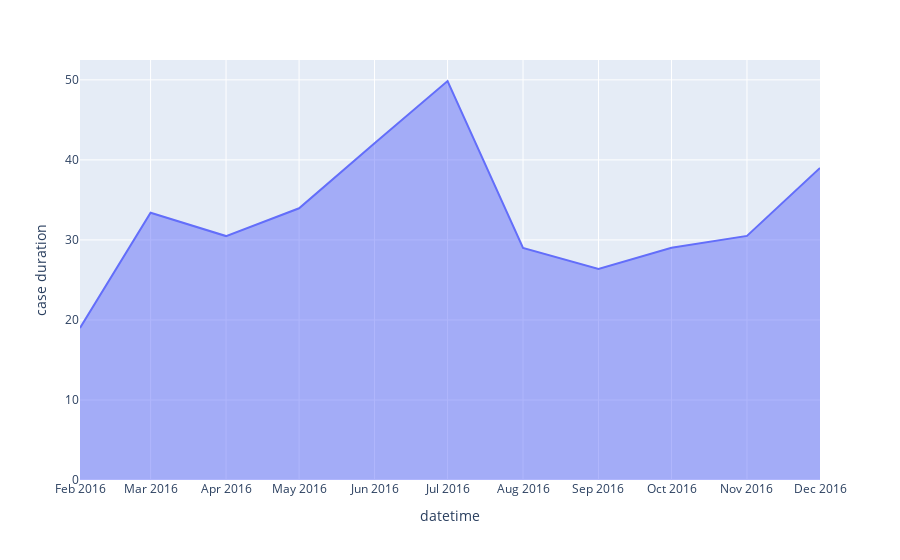

The code cell stored with this chart in its notebook:
### Code cell
fig = px.area(df_case_duration_dev, x="datetime", y="case duration")
fig.show()

### Figure 1 — Plotly figure (JSON) as saved in the notebook; plotly's stock layout.template omitted (floating-point values rounded to 4 significant figures)
{"data": [{"hovertemplate": "datetime=%{x}<br>case duration=%{y}<extra></extra>", "legendgroup": "", "line": {"color": "#636efa"}, "marker": {"symbol": "circle"}, "mode": "lines", "name": "", "orientation": "v", "showlegend": false, "stackgroup": "1", "x": ["2016-02-01T00:00:00", "2016-03-01T00:00:00", "2016-04-01T00:00:00", "2016-05-01T00:00:00", "2016-06-01T00:00:00", "2016-07-01T00:00:00", "2016-08-01T00:00:00", "2016-09-01T00:00:00", "2016-10-01T00:00:00", "2016-11-01T00:00:00", "2016-12-01T00:00:00"], "xaxis": "x", "y": [19.0, 33.4, 30.48, 33.95, 42.09, 49.86, 29.0, 26.36, 29.02, 30.5, 39.0], "yaxis": "y", "type": "scatter"}], "layout": {"xaxis": {"anchor": "y", "domain": [0.0, 1.0], "title": {"text": "datetime"}}, "yaxis": {"anchor": "x", "domain": [0.0, 1.0], "title": {"text": "case duration"}}, "legend": {"tracegroupgap": 0}, "margin": {"t": 60}}}
